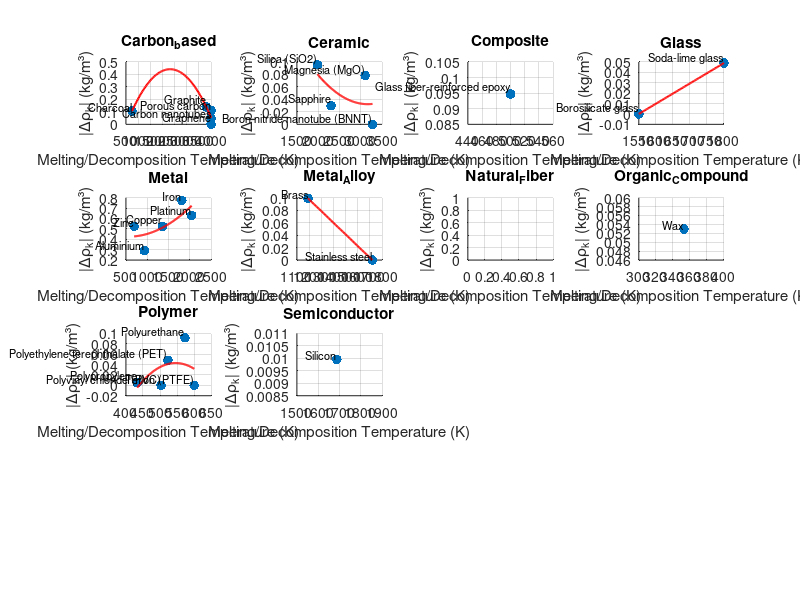

Source code (MATLAB): (Note: this script raises an error after producing the figure.)
% Load material data
materials = {
    'Polyethylene terephthalate (PET)', 'Polymer', 1.38, 1.33, 523;
    'Polypropylene', 'Polymer', 0.855, 0.850, 433.2;
    'Stainless steel', 'Metal_Alloy', 7.9, 7.9, 1720;
    'Copper', 'Metal', 8.96, 8.40, 1358;
    'Polyurethane', 'Polymer', 1.2, 1.1, 573;
    'Brass', 'Metal_Alloy', 8.5, 8.4, 1191.5;
    'Zinc', 'Metal', 7.14, 6.57, 693;
    'Aluminium', 'Metal', 2.70, 2.37, 933;
    'Sapphire', 'Ceramic', 3.98, 3.95, 2303;
    'Magnesia (MgO)', 'Ceramic', 3.58, 3.50, 3103;
    'Silica (SiO2)', 'Ceramic', 2.2, 2.1, 1983;
    'Iron', 'Metal', 7.87, 7.0, 1811;
    'Silicon', 'Semiconductor', 2.33, 2.32, 1687;
    'Graphite', 'Carbon_based', 2.25, 2.1, 3800;
    'Platinum', 'Metal', 21.45, 20.8, 2041;
    'Glass fiber-reinforced epoxy', 'Composite', 1.9, 1.8, 500;
    'Polyvinyl chloride (PVC)', 'Polymer', 1.35, 1.35, 503;
    'Teflon (PTFE)', 'Polymer', 2.15, 2.15, 600.2;
    'Wax', 'Organic_Compound', 0.85, 0.90, 353;
    'Carbon nanotubes', 'Carbon_based', 1.4, 1.35, 4000;
    'Charcoal', 'Carbon_based', 1.6, 1.7, 750;
    'Borosilicate glass', 'Glass', 2.2, 2.2, 1550;
    'Soda-lime glass', 'Glass', 2.45, 2.4, 1800;
    'Graphene', 'Carbon_based', 2.3, 2.3, 4000;
    'Boron nitride nanotube (BNNT)', 'Ceramic', 2.2, 2.2, 3273;
    'Wood fiber', 'Natural_Fiber', 1.55, NaN, 548;
    'Porous carbon', 'Carbon_based', 0.9, 1.0, 4000;
};

% Initialize storage
classes = unique(materials(:,2));
data = struct();

% Sanitize class names
for i = 1:length(classes)
    class = classes{i};
    sanitized_class = strrep(class, '-', '_');
    data.(sanitized_class).T = [];
    data.(sanitized_class).DeltaRhoK = [];
    data.(sanitized_class).Names = {};
end

for i = 1:size(materials, 1)
    class = materials{i,2};
    sanitized_class = strrep(class, '-', '_');
    rho_s = materials{i,3};
    rho_l = materials{i,4};
    T = materials{i,5};
    name = materials{i,1};
    
    % Compute density change if both values exist
    if ~isnan(rho_s) && ~isnan(rho_l)
        delta_rho = rho_s - rho_l;
        delta_rho_k = abs((rho_l * delta_rho) / rho_s);
        data.(sanitized_class).T = [data.(sanitized_class).T, T];
        data.(sanitized_class).DeltaRhoK = [data.(sanitized_class).DeltaRhoK, delta_rho_k];
        data.(sanitized_class).Names = [data.(sanitized_class).Names; {name}];
    end
end

% Plot results with individual subplots
numClasses = length(classes);
figure;
for i = 1:numClasses
    sanitized_class = strrep(classes{i}, '-', '_');
    subplot(ceil(sqrt(numClasses)), ceil(sqrt(numClasses)), i);
    if ~isempty(data.(sanitized_class).T)
        T_sorted = sort(data.(sanitized_class).T);
        DeltaRhoK_sorted = data.(sanitized_class).DeltaRhoK;
        [~, sortIdx] = sort(data.(sanitized_class).T);
        DeltaRhoK_sorted = DeltaRhoK_sorted(sortIdx);
        
        scatter(data.(sanitized_class).T, data.(sanitized_class).DeltaRhoK, 50, 'filled');
        hold on;
        p = polyfit(T_sorted, DeltaRhoK_sorted, 2); % Fit a second-order polynomial regression
        T_fit = linspace(min(T_sorted), max(T_sorted), 100);
        DeltaRhoK_fit = polyval(p, T_fit);
        plot(T_fit, DeltaRhoK_fit, '-r', 'LineWidth', 1.5);
        
        % Add labels to points
        for j = 1:length(data.(sanitized_class).T)
            text(data.(sanitized_class).T(j), data.(sanitized_class).DeltaRhoK(j), data.(sanitized_class).Names{j}, 'FontSize', 8, 'VerticalAlignment', 'bottom', 'HorizontalAlignment', 'right');
        end
    end
    title(classes{i});
    xlabel('Melting/Decomposition Temperature (K)');
    ylabel('|Δρ_k| (kg/m³)');
    grid on;
end
sgtitle('Density Change vs Temperature for Different Material Classes');
